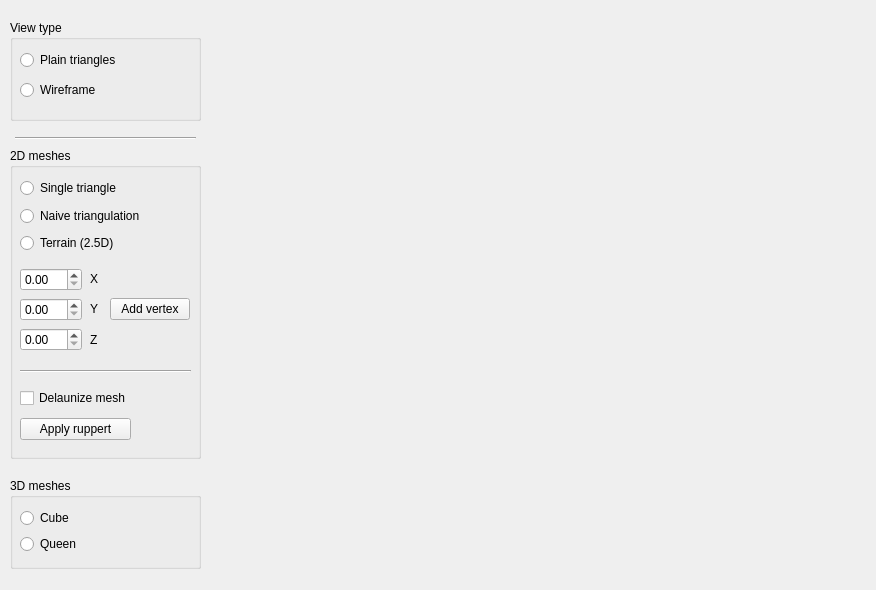
<?xml version="1.0" encoding="UTF-8"?>
<ui version="4.0">
 <class>MainWindow</class>
 <widget class="QMainWindow" name="MainWindow">
  <property name="geometry">
   <rect>
    <x>0</x>
    <y>0</y>
    <width>876</width>
    <height>590</height>
   </rect>
  </property>
  <property name="windowTitle">
   <string>Mesh_Computational_Geometry</string>
  </property>
  <widget class="QWidget" name="centralWidget">
   <widget class="GLDisplayWidget" name="widget" native="true">
    <property name="geometry">
     <rect>
      <x>210</x>
      <y>10</y>
      <width>661</width>
      <height>571</height>
     </rect>
    </property>
   </widget>
   <widget class="QGroupBox" name="groupBox">
    <property name="geometry">
     <rect>
      <x>10</x>
      <y>20</y>
      <width>191</width>
      <height>101</height>
     </rect>
    </property>
    <property name="title">
     <string>View type</string>
    </property>
    <widget class="QRadioButton" name="radio_view_wireframe">
     <property name="geometry">
      <rect>
       <x>10</x>
       <y>60</y>
       <width>171</width>
       <height>20</height>
      </rect>
     </property>
     <property name="text">
      <string>Wireframe</string>
     </property>
     <attribute name="buttonGroup">
      <string notr="true">viewTypeButtonGroup</string>
     </attribute>
    </widget>
    <widget class="QRadioButton" name="radio_view_plain">
     <property name="geometry">
      <rect>
       <x>10</x>
       <y>30</y>
       <width>171</width>
       <height>20</height>
      </rect>
     </property>
     <property name="text">
      <string>Plain triangles</string>
     </property>
     <attribute name="buttonGroup">
      <string notr="true">viewTypeButtonGroup</string>
     </attribute>
    </widget>
   </widget>
   <widget class="QGroupBox" name="groupBox_3">
    <property name="geometry">
     <rect>
      <x>10</x>
      <y>148</y>
      <width>191</width>
      <height>311</height>
     </rect>
    </property>
    <property name="title">
     <string>2D meshes</string>
    </property>
    <widget class="QDoubleSpinBox" name="spinbox_Y">
     <property name="geometry">
      <rect>
       <x>10</x>
       <y>150</y>
       <width>62</width>
       <height>23</height>
      </rect>
     </property>
    </widget>
    <widget class="QLabel" name="label_4">
     <property name="geometry">
      <rect>
       <x>80</x>
       <y>120</y>
       <width>16</width>
       <height>21</height>
      </rect>
     </property>
     <property name="text">
      <string>X</string>
     </property>
    </widget>
    <widget class="QDoubleSpinBox" name="spinbox_X">
     <property name="geometry">
      <rect>
       <x>10</x>
       <y>120</y>
       <width>62</width>
       <height>23</height>
      </rect>
     </property>
    </widget>
    <widget class="QPushButton" name="button_addVertex">
     <property name="geometry">
      <rect>
       <x>100</x>
       <y>150</y>
       <width>80</width>
       <height>22</height>
      </rect>
     </property>
     <property name="text">
      <string>Add vertex</string>
     </property>
    </widget>
    <widget class="QRadioButton" name="radio_2D_singleTriangle">
     <property name="geometry">
      <rect>
       <x>10</x>
       <y>30</y>
       <width>161</width>
       <height>20</height>
      </rect>
     </property>
     <property name="text">
      <string>Single triangle</string>
     </property>
     <attribute name="buttonGroup">
      <string notr="true">meshChoiceButtonGroup</string>
     </attribute>
    </widget>
    <widget class="QLabel" name="label_5">
     <property name="geometry">
      <rect>
       <x>80</x>
       <y>150</y>
       <width>16</width>
       <height>21</height>
      </rect>
     </property>
     <property name="text">
      <string>Y</string>
     </property>
    </widget>
    <widget class="QCheckBox" name="checkBox_delaunize">
     <property name="geometry">
      <rect>
       <x>10</x>
       <y>240</y>
       <width>161</width>
       <height>20</height>
      </rect>
     </property>
     <property name="text">
      <string>Delaunize mesh</string>
     </property>
    </widget>
    <widget class="QRadioButton" name="radio_2D_naive">
     <property name="geometry">
      <rect>
       <x>10</x>
       <y>58</y>
       <width>161</width>
       <height>20</height>
      </rect>
     </property>
     <property name="text">
      <string>Naive triangulation</string>
     </property>
     <attribute name="buttonGroup">
      <string notr="true">meshChoiceButtonGroup</string>
     </attribute>
    </widget>
    <widget class="QRadioButton" name="radio_2D_terrain">
     <property name="geometry">
      <rect>
       <x>10</x>
       <y>85</y>
       <width>171</width>
       <height>20</height>
      </rect>
     </property>
     <property name="text">
      <string>Terrain (2.5D)</string>
     </property>
     <attribute name="buttonGroup">
      <string notr="true">meshChoiceButtonGroup</string>
     </attribute>
    </widget>
    <widget class="QDoubleSpinBox" name="spinbox_Z">
     <property name="geometry">
      <rect>
       <x>10</x>
       <y>180</y>
       <width>62</width>
       <height>23</height>
      </rect>
     </property>
    </widget>
    <widget class="QLabel" name="label">
     <property name="geometry">
      <rect>
       <x>80</x>
       <y>185</y>
       <width>57</width>
       <height>14</height>
      </rect>
     </property>
     <property name="text">
      <string>Z</string>
     </property>
    </widget>
    <widget class="QPushButton" name="pushbutton_ruppert">
     <property name="geometry">
      <rect>
       <x>10</x>
       <y>270</y>
       <width>111</width>
       <height>22</height>
      </rect>
     </property>
     <property name="text">
      <string>Apply ruppert</string>
     </property>
    </widget>
    <widget class="Line" name="line_3">
     <property name="geometry">
      <rect>
       <x>10</x>
       <y>215</y>
       <width>171</width>
       <height>16</height>
      </rect>
     </property>
     <property name="orientation">
      <enum>Qt::Horizontal</enum>
     </property>
    </widget>
   </widget>
   <widget class="QGroupBox" name="groupBox_2">
    <property name="geometry">
     <rect>
      <x>10</x>
      <y>478</y>
      <width>191</width>
      <height>91</height>
     </rect>
    </property>
    <property name="title">
     <string>3D meshes</string>
    </property>
    <widget class="QRadioButton" name="radio_3D_queen">
     <property name="geometry">
      <rect>
       <x>10</x>
       <y>56</y>
       <width>171</width>
       <height>20</height>
      </rect>
     </property>
     <property name="text">
      <string>Queen</string>
     </property>
     <attribute name="buttonGroup">
      <string notr="true">meshChoiceButtonGroup</string>
     </attribute>
    </widget>
    <widget class="QRadioButton" name="radio_3D_cube">
     <property name="geometry">
      <rect>
       <x>10</x>
       <y>30</y>
       <width>171</width>
       <height>20</height>
      </rect>
     </property>
     <property name="text">
      <string>Cube</string>
     </property>
     <attribute name="buttonGroup">
      <string notr="true">meshChoiceButtonGroup</string>
     </attribute>
    </widget>
   </widget>
   <widget class="Line" name="line_2">
    <property name="geometry">
     <rect>
      <x>15</x>
      <y>130</y>
      <width>181</width>
      <height>16</height>
     </rect>
    </property>
    <property name="orientation">
     <enum>Qt::Horizontal</enum>
    </property>
   </widget>
   <zorder>groupBox</zorder>
   <zorder>widget</zorder>
   <zorder>groupBox_3</zorder>
   <zorder>groupBox_2</zorder>
   <zorder>line_2</zorder>
  </widget>
 </widget>
 <layoutdefault spacing="6" margin="11"/>
 <customwidgets>
  <customwidget>
   <class>GLDisplayWidget</class>
   <extends>QWidget</extends>
   <header>src/gldisplaywidget.h</header>
   <container>1</container>
  </customwidget>
 </customwidgets>
 <resources/>
 <connections/>
 <buttongroups>
  <buttongroup name="viewTypeButtonGroup"/>
  <buttongroup name="meshChoiceButtonGroup"/>
 </buttongroups>
</ui>
